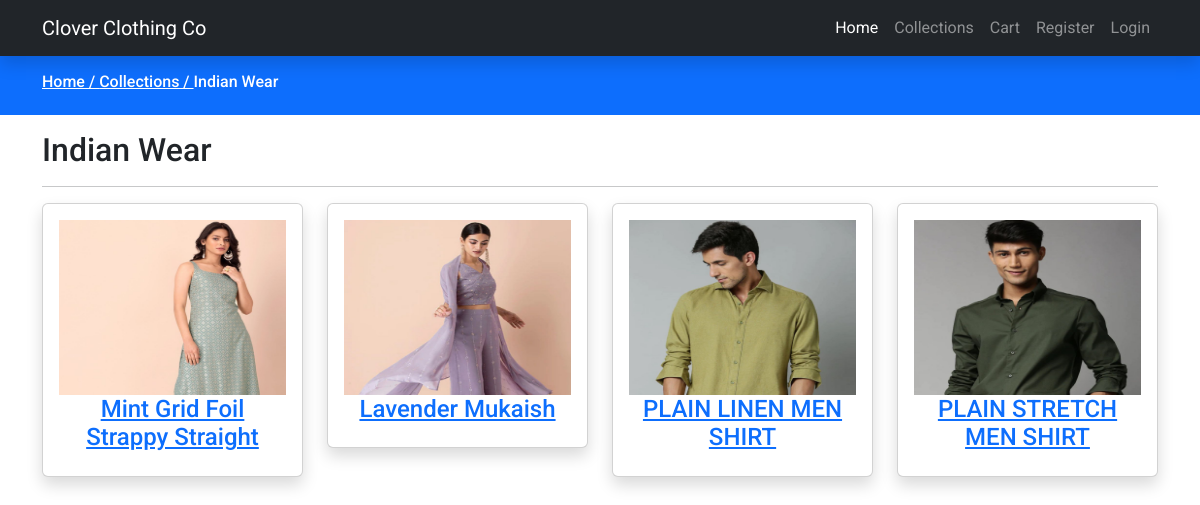
Page /products.php?category=Indian_wear on the committed database.
### tables this page shows
CREATE TABLE `categories` (
  `id` int(11) NOT NULL,
  `name` varchar(32) NOT NULL,
  `slug` varchar(32) NOT NULL,
  `description` mediumtext DEFAULT NULL,
  `status` tinyint(4) NOT NULL DEFAULT 0,
  `popular` tinyint(4) NOT NULL DEFAULT 0,
  `image` varchar(191) NOT NULL,
  `meta_title` varchar(32) NOT NULL,
  `meta_description` mediumtext NOT NULL,
  `meta_keywords` mediumtext NOT NULL,
  `created_at` timestamp NOT NULL DEFAULT current_timestamp(),
  `updated_at` timestamp NOT NULL DEFAULT current_timestamp()
);

CREATE TABLE `products` (
  `id` int(11) NOT NULL,
  `category_id` int(32) NOT NULL,
  `name` varchar(320) NOT NULL,
  `slug` varchar(32) NOT NULL,
  `small_description` mediumtext NOT NULL,
  `description` mediumtext NOT NULL,
  `original_price` int(11) NOT NULL,
  `selling_price` int(11) NOT NULL,
  `image` varchar(128) NOT NULL,
  `qty` int(11) NOT NULL,
  `status` tinyint(4) NOT NULL,
  `trending` tinyint(4) NOT NULL,
  `meta_title` varchar(32) NOT NULL,
  `meta_keywords` mediumtext NOT NULL,
  `meta_description` mediumtext NOT NULL,
  `created_at` timestamp NOT NULL DEFAULT current_timestamp(),
  `updated_at` timestamp NOT NULL DEFAULT current_timestamp()
);

### functions/userfunctions.php (called while the page is built, shortened)
<?php
include('config/connection.php');
function getSlugActive($table, $slug)
{
    global $conn;
    $query = "SELECT * FROM $table WHERE slug ='$slug' AND status='0' LIMIT 1";
    return $query_run = mysqli_query($conn, $query);
}
function getProdByCategory($category_id)
{
    global $conn;
    $query = "SELECT * FROM products WHERE category_id ='$category_id' AND status='0' ";
    return $query_run = mysqli_query($conn, $query);
}
?>

### products.php (the view, shortened to what this page needs)
<?php
include('includes/header.php');
include('functions/userfunctions.php');
if(isset($_GET['category']))
{
$category_slug = $_GET['category'];
$category_data = getSlugActive("categories",$category_slug);
$category = mysqli_fetch_array($category_data);
$cid = $category['id'];
?>
<div class="py-3 bg-primary">
    <div class="container">
        <h6 class="text-white">
            <a class="text-white" href="index.php">Home / </a>
            <a class="text-white" href="categories.php">Collections / </a>
            <?=$category['name']; ?> </h6>
    </div>
</div>
<div class="py-3">
    <div class="container">
        <div class="row">
            <div class="col-md-12">
    <h2><?=$category['name']; ?></h2>
    <hr>
    <div class="row">
    <?php
    $products = getProdByCategory($cid);
    if(mysqli_num_rows($products) > 0)
    {
        foreach($products as $item)
        {
            ?>
            <div class="col-md-3 mb-2">
                <a href="product-view.php?product=<?= $item['slug']; ?>">
                <div class="card shadow">
                    <div class="card-body">
                        <img src="uploads/<?= $item['image']; ?>" alt="Product Image" class="w-100" height="175em" width="350em">
                    <h4 class="text-center"><?= $item['name']; ?></h4>
                    </div>
                </div>
                </a>
            </div>
            <?php
        }
    }
    else
    {
        echo "No data available";
    }
    ?>
    </div>
            </div>
        </div>
    </div>
</div>
<?php
}
else
{
    echo "Something went wrong";
}
include('includes/footer.php'); ?>

### assets/css/custom.css (style rules this page uses)
* { font-family: 'Roboto', sans-serif; }
a { text-decoration: none; }

### rows in the picture
categories: name "Indian Wear"
products: image (picture), name "Mint Grid Foil Strappy Straight"
products: image (picture), name "Lavender Mukaish"
products: image (picture), name "PLAIN LINEN MEN SHIRT"
products: image (picture), name "PLAIN STRETCH MEN SHIRT"
